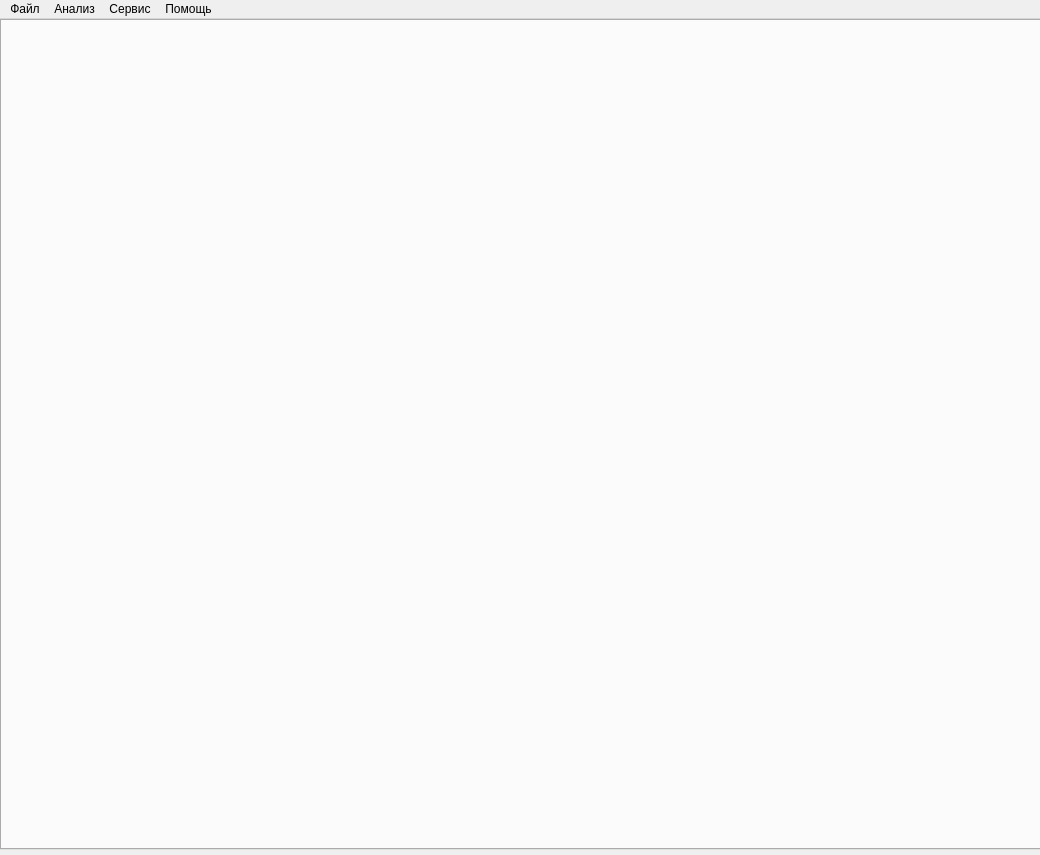
<?xml version="1.0" encoding="UTF-8"?>
<ui version="4.0">
 <class>GraphsClass</class>
 <widget class="QMainWindow" name="GraphsClass">
  <property name="geometry">
   <rect>
    <x>0</x>
    <y>0</y>
    <width>1040</width>
    <height>855</height>
   </rect>
  </property>
  <property name="sizePolicy">
   <sizepolicy hsizetype="Fixed" vsizetype="Fixed">
    <horstretch>0</horstretch>
    <verstretch>0</verstretch>
   </sizepolicy>
  </property>
  <property name="contextMenuPolicy">
   <enum>Qt::DefaultContextMenu</enum>
  </property>
  <property name="windowTitle">
   <string>Graphs</string>
  </property>
  <widget class="QWidget" name="centralWidget">
   <widget class="QTabWidget" name="tabWidget">
    <property name="geometry">
     <rect>
      <x>0</x>
      <y>0</y>
      <width>1041</width>
      <height>831</height>
     </rect>
    </property>
    <property name="currentIndex">
     <number>-1</number>
    </property>
    <property name="tabsClosable">
     <bool>true</bool>
    </property>
   </widget>
  </widget>
  <widget class="QMenuBar" name="menuBar">
   <property name="geometry">
    <rect>
     <x>0</x>
     <y>0</y>
     <width>1040</width>
     <height>26</height>
    </rect>
   </property>
   <widget class="QMenu" name="menu">
    <property name="title">
     <string>Файл</string>
    </property>
    <addaction name="open"/>
    <addaction name="separator"/>
    <addaction name="save"/>
    <addaction name="saveas"/>
    <addaction name="separator"/>
    <addaction name="close"/>
    <addaction name="separator"/>
    <addaction name="exit"/>
   </widget>
   <widget class="QMenu" name="help">
    <property name="title">
     <string>Помощь</string>
    </property>
    <addaction name="about"/>
   </widget>
   <widget class="QMenu" name="menuFyfkbp">
    <property name="title">
     <string>Анализ</string>
    </property>
    <addaction name="aSmoothing"/>
    <addaction name="aApproximation"/>
    <addaction name="aDeviations"/>
    <addaction name="separator"/>
    <addaction name="aSpectr"/>
    <addaction name="aCorrelation"/>
    <addaction name="separator"/>
    <addaction name="aFullWavelet"/>
    <addaction name="separator"/>
    <addaction name="aPow"/>
   </widget>
   <widget class="QMenu" name="menu_2">
    <property name="title">
     <string>Сервис</string>
    </property>
    <addaction name="aMultyGraph"/>
    <addaction name="aLogScale"/>
    <addaction name="aFill"/>
    <addaction name="aGrid"/>
    <addaction name="separator"/>
    <addaction name="aWaveletSimple"/>
    <addaction name="separator"/>
    <addaction name="aSaveWavlet"/>
    <addaction name="aCloseGraph"/>
   </widget>
   <addaction name="menu"/>
   <addaction name="menuFyfkbp"/>
   <addaction name="menu_2"/>
   <addaction name="help"/>
  </widget>
  <action name="open">
   <property name="text">
    <string>Открыть</string>
   </property>
  </action>
  <action name="action_2">
   <property name="text">
    <string>Помощь</string>
   </property>
  </action>
  <action name="save">
   <property name="text">
    <string>Сохранить</string>
   </property>
  </action>
  <action name="saveas">
   <property name="text">
    <string>Сохранить как</string>
   </property>
  </action>
  <action name="close">
   <property name="text">
    <string>Закрыть</string>
   </property>
  </action>
  <action name="exit">
   <property name="text">
    <string>Выход</string>
   </property>
  </action>
  <action name="about">
   <property name="text">
    <string>О программе</string>
   </property>
  </action>
  <action name="action">
   <property name="text">
    <string>Спектры</string>
   </property>
  </action>
  <action name="action_3">
   <property name="text">
    <string>Спектральные корреляции</string>
   </property>
  </action>
  <action name="aSmoothing">
   <property name="text">
    <string>Сглаживание</string>
   </property>
  </action>
  <action name="aApproximation">
   <property name="text">
    <string>Аппроксимация</string>
   </property>
  </action>
  <action name="aSpectr">
   <property name="text">
    <string>Спектры</string>
   </property>
  </action>
  <action name="aWavelets">
   <property name="text">
    <string>Вейвлеты</string>
   </property>
  </action>
  <action name="aCorrelation">
   <property name="text">
    <string>Спектральные корреляции</string>
   </property>
  </action>
  <action name="aDeviations">
   <property name="text">
    <string>Ряд отклонений</string>
   </property>
  </action>
  <action name="aFullWavelet">
   <property name="text">
    <string>3-х мерные вейвлеты</string>
   </property>
  </action>
  <action name="aLogScale">
   <property name="text">
    <string>Логарифмические шкалы</string>
   </property>
  </action>
  <action name="aSaveWavlet">
   <property name="text">
    <string>Сохранить график</string>
   </property>
  </action>
  <action name="aFill">
   <property name="text">
    <string>Заполнить пропуски</string>
   </property>
  </action>
  <action name="aGrid">
   <property name="text">
    <string>Сетка</string>
   </property>
  </action>
  <action name="aPow">
   <property name="text">
    <string>Мощность</string>
   </property>
  </action>
  <action name="aWaveletSimple">
   <property name="text">
    <string>Разбить вейвлет</string>
   </property>
  </action>
  <action name="aCloseGraph">
   <property name="text">
    <string>Очистить приложение</string>
   </property>
  </action>
  <action name="aMultyGraph">
   <property name="text">
    <string>Сравнение графиков</string>
   </property>
  </action>
  <action name="aWavletBreak">
   <property name="text">
    <string>Разбить вейвлет</string>
   </property>
  </action>
 </widget>
 <layoutdefault spacing="6" margin="11"/>
 <resources>
  <include location="graphs.qrc"/>
 </resources>
 <connections/>
</ui>
